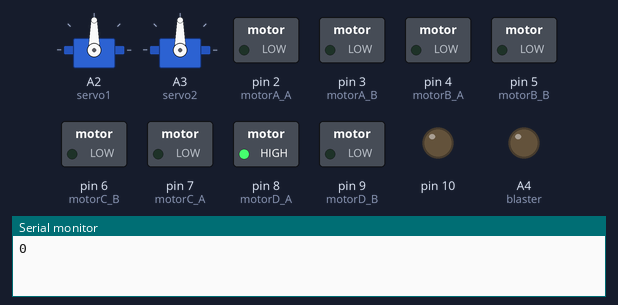
Simulated run of this sketch. Board: Arduino Uno, built with avr-gcc and run on an emulated ATmega328P. Shown: 2 × servo, switched loads named in the sketch (green lamp = pin HIGH), output pins drawn as LEDs (lit = HIGH), the last lines printed to the serial monitor. Wiring (inferred from the names in the program): 2 × servo: signal A2 / signal A3. No radio packets arrive unless stated; servo pulses on a pin are drawn as a servo (544–2400 µs = 0–180°); pins used as bus, display or sensor lines are not drawn.

Above: at 0.4 s.
At 2.3 s:
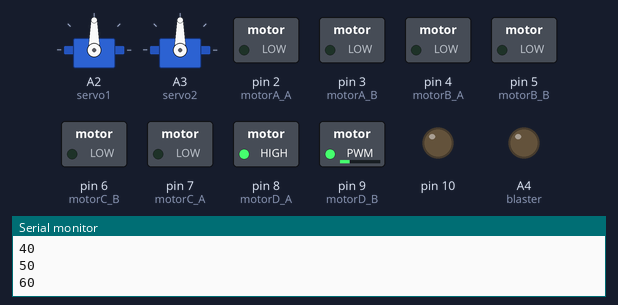
At 4.25 s:
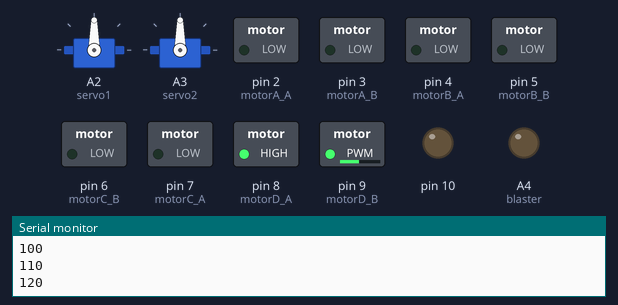
At 8.15 s:
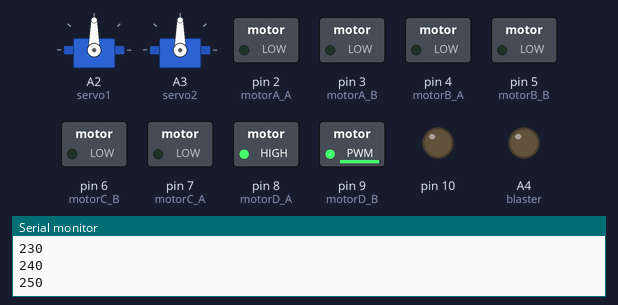
Timing chart, 0 to 9.3 s (numbered marks = the images above):
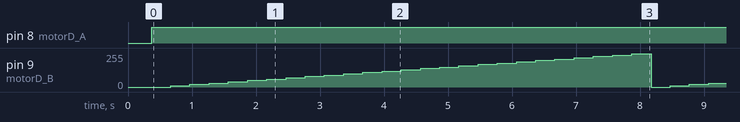

The sketch:

06_analog_with_manual_servo_control.ino
```cpp
#include <SPI.h>
#include <RF24.h>

#define motorA_A 2
#define motorA_B 3
#define motorB_A 4
#define motorB_B 5
#define motorC_A 7
#define motorC_B 6
#define motorD_A 8
#define motorD_B 9

#define servo1 A2
#define servo2 A3

#define blasterTiltApin A2 //servo
#define blasterTiltBpin A3 //servo
#define blaster A4 //relay

RF24 radio(A0, A1); // CE, CSN
const byte address[6] = "00010";
struct dataStruct {
  unsigned long _micros;
  bool btnA;
  bool btnB;
  bool btnC;
  int joyStick_A_X;
  int joyStick_A_Y;
  int joyStick_B_X;
  int joyStick_B_Y;
} myData;


int tiltAngle = 90;

void setup() {
  Serial.begin(9600);
  for (int i = 2; i < 11; i++) {
    pinMode(i, OUTPUT);
  }
  blasterServoSetup();
  radioSetup();
}

void loop() {
  //getData();
  digitalWrite(motorD_A, HIGH);

  for(int i=0; i<255; i+=10){
     analogWrite(motorD_B, i);
     Serial.println(i);
     delay(300);
  }
}

void blasterServoSetup(){
  pinMode(blaster, OUTPUT);
  digitalWrite(blaster, LOW);
  pinMode(blasterTiltApin, OUTPUT);
  pinMode(blasterTiltBpin, OUTPUT);
  servo(90);
}


//in mode{0 = no action, 1 = foward, 2 = backward}
void AMove(int mode, int v)
{

  if (mode == 0) {
    digitalWrite(motorA_A, LOW);
    digitalWrite(motorA_B, LOW);
  }
  else if (mode == 1) {
    digitalWrite(motorA_A, HIGH);
    analogWrite(motorA_B, v);

  }
  else if (mode == 2) {
    digitalWrite(motorA_A, LOW);
    analogWrite(motorA_B, v);
  }
}

void BMove(int mode, int v)// 0 is no action, 1 is foward, 2, is backward (movement)
{
  if (mode == 0) {
    digitalWrite(motorB_A, LOW);
    digitalWrite(motorB_B, LOW);
  }
  else if (mode == 1) {
    digitalWrite(motorB_A, HIGH);
    analogWrite(motorB_B, v);
  }
  else if (mode == 2) {
    digitalWrite(motorB_A, LOW);
    analogWrite(motorB_B, v);
  }
}
void CMove(int mode, int v)// 0 is no action, 1 is foward, 2, is backward (movement)
{
  if (mode == 0) {
    digitalWrite(motorC_A, LOW);
    digitalWrite(motorC_B, LOW);
  }
  else if (mode == 1) {
    digitalWrite(motorC_A, LOW);
    analogWrite(motorC_B, 255-v);
  }
  else if (mode == 2) {
    digitalWrite(motorC_A, HIGH);
    analogWrite(motorC_B, 255-v);
  }
}
void DMove(int mode, int v)// 0 is no action, 1 is foward, 2, is backward (movement)
{
  if (mode == 0) {
    digitalWrite(motorD_A, LOW);
    digitalWrite(motorD_B, LOW);
  }
  else if (mode == 1) {
    digitalWrite(motorD_A, HIGH);
    analogWrite(motorD_B, v);
  }
  else if (mode == 2) {
    digitalWrite(motorD_A, LOW);
    analogWrite(motorD_B, v);
  }
}
void robotMove(int Direction, int v)
{
  switch (Direction) {  // 0 = stop, 1 = forward....5 =
    case 0://stop
      AMove(0,0);
      BMove(0,0);
      CMove(0,0);
      DMove(0,0);
      break;
    case 1://forward
      AMove(1,v);
      BMove(1,v);
      CMove(1,v);
      DMove(1,v);
      break;
    case 2://backward
      AMove(2,v);
      BMove(2,v);
      CMove(2,v);
      DMove(2,v);
      break;
    case 3://left shift
      AMove(2,v);
      BMove(1,v);
      CMove(2,v);
      DMove(1,v);
      break;
    case 4://right shift
      AMove(1,v);
      BMove(2,v);
      CMove(1,v);
      DMove(2,v);
      break;
    case 5://right forward
      AMove(1,v);
      BMove(0,v);
      CMove(1,v);
      DMove(0,v);
      break;
    case 6://left backward
      AMove(2,v);
      BMove(0,v);
      CMove(2,v);
      DMove(0,v);
      break;
    case 7://left forward
      AMove(0,v);
      BMove(1,v);
      CMove(0,v);
      DMove(1,v);
      break;
    case 8: //right backward
      AMove(0,v);
      BMove(2,v);
      CMove(0,v);
      DMove(2,v);
      break;
    case 9://spinning right
      AMove(2,v);
      BMove(2,v);
      CMove(1,v);
      DMove(1,v);
      break;
    case 10://spinning right
      AMove(1,v);
      BMove(1,v);
      CMove(2,v);
      DMove(2,v);
      break;
  }
}
void radioSetup() { //RF24L01接收端初始化
  radio.begin();
  radio.openReadingPipe(0, address);   //Setting the address at which we will receive the data
  radio.setPALevel(RF24_PA_MIN);       //You can set this as minimum or maximum depending on the distance between the transmitter and receiver.
  radio.startListening();              //This sets the module as receiver
}

void getData() { //获取数据内容并打印在屏幕上
  if (radio.available()) {
    radio.read( &myData, sizeof(myData) );
    if(myData.joyStick_A_X+myData.joyStick_A_Y+myData.joyStick_B_X+myData.joyStick_B_Y+myData.btnA+myData.btnB != 0){
      if (myData.joyStick_A_Y>750) {
        robotMove(1,map(myData.joyStick_A_Y,612,1023,255,0));
      }else if(myData.joyStick_A_Y<350){
        robotMove(2,map(myData.joyStick_A_Y,412,0,0,255));
      }else if(myData.joyStick_A_X<350){
        robotMove(3,100);
      }else if(myData.joyStick_A_X>750){
        robotMove(4,100);
      }else {
        robotMove(0,0);
      }

      if(myData.joyStick_B_X < 350){
        if(tiltAngle<100){
          tiltAngle +=3;
        }
      }else if(myData.joyStick_B_X > 750){
        if(tiltAngle>50){
          tiltAngle -=3;
        }
      }

      servo(tiltAngle);
      if(myData.btnB){
        digitalWrite(blaster, HIGH);
      }else{
        digitalWrite(blaster, LOW);
      }
    }else{
      robotMove(0,0);
    }

     //打印内容
        Serial.print(myData.btnA);
        Serial.print(" ");
        Serial.print(myData.btnB);
        Serial.print(" ");
        Serial.print(myData.btnC);
        Serial.print(" ");
        Serial.print(myData.joyStick_A_X);
        Serial.print(" ");
        Serial.print(myData.joyStick_A_Y);
        Serial.print(" ");
        Serial.print(myData.joyStick_B_X);
        Serial.print(" ");
        Serial.print(myData.joyStick_B_Y);
        Serial.println(" ");

    delay(50);

  }
}

void servo(int angle) {
  for(int i=0;i<50;i++){
    //first servo
    int pulsewidth = (angle * 11) + 500;
    digitalWrite(servo1, HIGH);
    delayMicroseconds(pulsewidth);
    digitalWrite(servo1, LOW);
    delayMicroseconds(20000 - pulsewidth);

    //second servo
    pulsewidth = ((180 - angle) * 11) + 500;
    digitalWrite(servo2, HIGH);
    delayMicroseconds(pulsewidth);
    digitalWrite(servo2, LOW);
    delayMicroseconds(20000 - pulsewidth);
  }
}
```

Measured:
- by itself, pin 8 (motorD_A): LOW → HIGH at 0.37 s
- by itself, pin 9 (motorD_B): ramps from 0/255 to 250/255 and jumps back, once every 7.8 s
